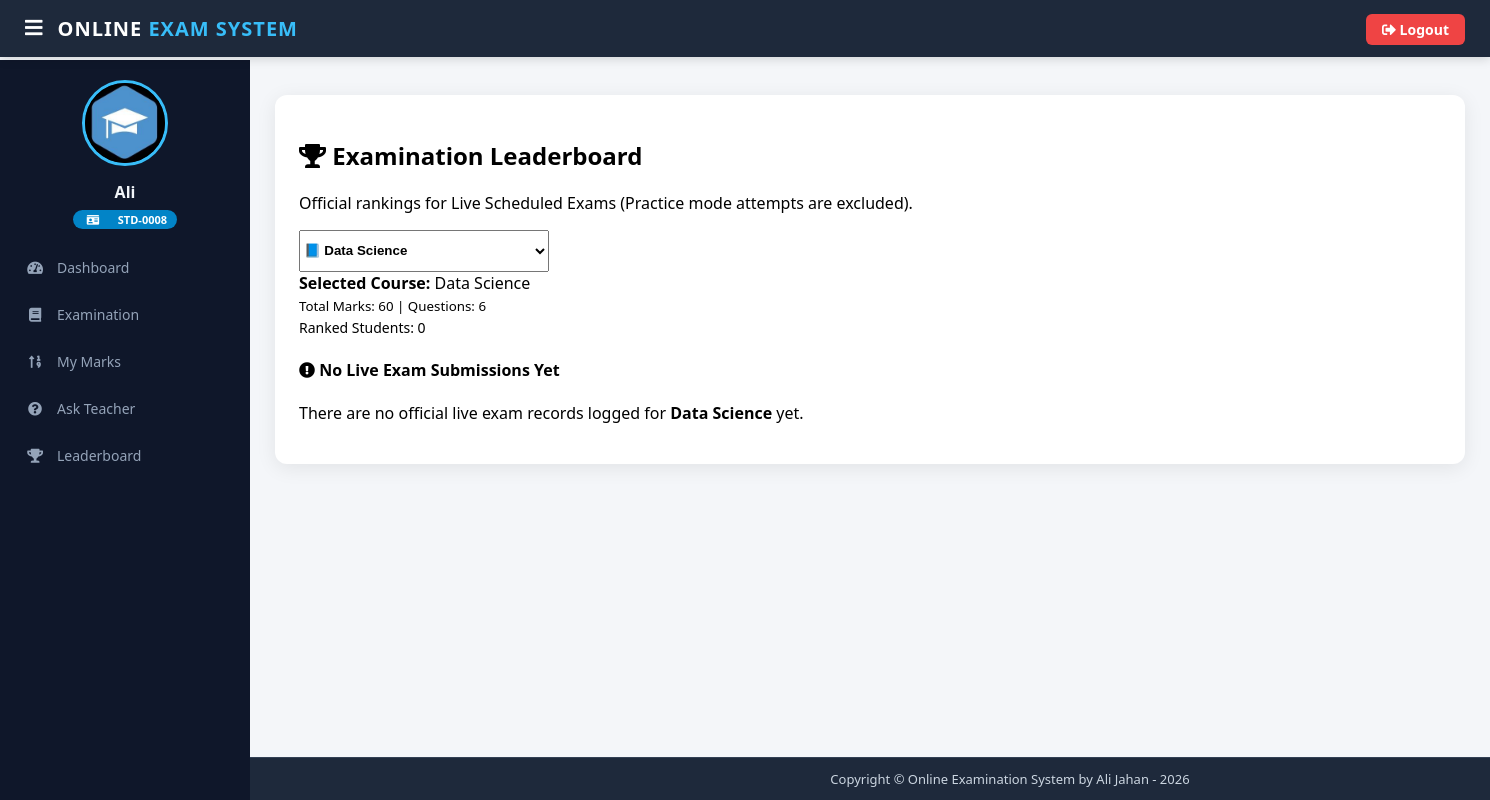
The page /student/leaderboard (signed in) on the database its author committed.
### student/models.py (models this page shows, shortened)
class Student(models.Model):
    user=models.OneToOneField(User,on_delete=models.CASCADE)
    profile_pic= models.ImageField(upload_to='profile_pic/Student/',null=True,blank=True)
    address = models.CharField(max_length=40)
    mobile = models.CharField(max_length=20,null=False)
    @property
    def student_id(self):
        return f"STD-{self.id:04d}"

### exam/models.py (models this page shows, shortened)
class Course(models.Model):
    course_name = models.CharField(max_length=50)
    question_number = models.PositiveIntegerField()
    total_marks = models.PositiveIntegerField()
    start_time = models.DateTimeField(null=True, blank=True)
    end_time = models.DateTimeField(null=True, blank=True)
    result_publish_time = models.DateTimeField(null=True, blank=True)

### student/views.py (the view, shortened to what this page needs)
# urls.py: path('leaderboard', views.leaderboard_view,name='leaderboard'),
@login_required
def leaderboard_view(request, pk=None):
    courses = QMODEL.Course.objects.all()
    selected_course = None
    if pk:
        try:
            selected_course = QMODEL.Course.objects.get(id=pk)
        except QMODEL.Course.DoesNotExist:
            pass
    if not selected_course and courses.exists():
        selected_course = courses.first()
    leaderboard_data = []
    if selected_course:
        results = QMODEL.Result.objects.filter(exam=selected_course, is_practice=False).order_by('-marks', 'date')
        seen_students = set()
        rank = 1
    if request.user.is_superuser or request.user.is_staff:
        base_template = 'exam/adminbase.html'
    elif TMODEL.Teacher.objects.filter(user=request.user).exists():
        base_template = 'teacher/teacherbase.html'
    elif models.Student.objects.filter(user=request.user).exists():
        base_template = 'student/studentbase.html'
    else:
        base_template = 'exam/adminbase.html'
    return render(request, 'student/leaderboard.html', {
        'courses': courses,
        'selected_course': selected_course,
        'leaderboard_data': leaderboard_data,
        'base_template': base_template
    })

### templates/student/leaderboard.html (shortened to what this page needs)
{% extends base_template %}
{% block content %}
{% load static %}
<head>
</head>
<div class="container-fluid px-3 my-2">
  <div class="card-box">
    <div class="d-flex justify-content-between align-items-center mb-4 flex-wrap" style="gap: 15px;">
      <div>
        <h2 style="font-size: 24px; font-weight: bold;"><i class="fas fa-trophy text-warning"></i> Examination Leaderboard</h2>
        <p class="text-muted mb-0">Official rankings for Live Scheduled Exams (Practice mode attempts are excluded).</p>
      </div>
      <div>
        <select class="form-control" style="width: 250px; height: 42px; font-weight: bold;" onchange="location = this.value;">
          {% for c in courses %}
            <option value="/student/leaderboard/{{ c.id }}" {% if selected_course and selected_course.id == c.id %}selected{% endif %}>
              📘 {{ c.course_name }}
            </option>
          {% endfor %}
        </select>
      </div>
    </div>
    {% if selected_course %}
      <div class="alert alert-info d-flex justify-content-between align-items-center mb-4">
        <div>
          <strong>Selected Course:</strong> {{ selected_course.course_name }}<br>
          <small>Total Marks: {{ selected_course.total_marks }} | Questions: {{ selected_course.question_number }}</small>
        </div>
        <span class="badge badge-primary p-2" style="font-size: 14px;">Ranked Students: {{ leaderboard_data|length }}</span>
      </div>
      {% if leaderboard_data %}
        <div class="table-responsive">
          <table class="table table-hover align-middle">
            <thead class="thead-dark">
              <tr>
                <th style="width: 80px;">Rank</th>
                <th>Student</th>
                <th>Score Obtained</th>
                <th>Percentage</th>
                <th>Exam Date</th>
              </tr>
            </thead>
            <tbody>
              {% for item in leaderboard_data %}
              <tr>
                <td>
                  {% if item.rank == 1 %}
                    <div class="rank-badge rank-1" title="Gold Medal - 1st Place">🥇</div>
                  {% elif item.rank == 2 %}
                    <div class="rank-badge rank-2" title="Silver Medal - 2nd Place">🥈</div>
                  {% elif item.rank == 3 %}
                    <div class="rank-badge rank-3" title="Bronze Medal - 3rd Place">🥉</div>
                  {% else %}
                    <div class="rank-badge rank-other">#{{ item.rank }}</div>
                  {% endif %}
                </td>
                <td>
                  <div class="d-flex align-items-center" style="gap: 12px;">
                    {% if item.result.student.profile_pic %}
                      <img src="/static/{{ item.result.student.profile_pic }}" class="student-img" alt="Student Photo">
                    {% else %}
                      <img src="{% static 'image/ali_icon.jpg' %}" class="student-img" alt="Student Photo">
                    {% endif %}
                    <div>
                      <strong style="font-size: 16px;">{{ item.result.student.get_name }}</strong><br>
                      <small class="text-muted"><i class="fas fa-phone"></i> {{ item.result.student.mobile }}</small>
                    </div>
                  </div>
                </td>
                <td>
                  <span class="badge badge-success p-2" style="font-size: 15px;">
                    {{ item.result.marks }} / {{ selected_course.total_marks }}
                  </span>
                </td>
                <td>
                  <strong class="text-primary">
                    {% widthratio item.result.marks selected_course.total_marks 100 %}%
                  </strong>
                </td>
                <td>
                  <small class="text-muted"><i class="far fa-clock"></i> {{ item.result.date|date:"d M Y, h:i A" }}</small>
                </td>
              </tr>
              {% endfor %}
            </tbody>
          </table>
        </div>
      {% else %}
        <div class="alert alert-warning text-center my-4">
          <h4><i class="fas fa-exclamation-circle"></i> No Live Exam Submissions Yet</h4>
          <p class="mb-0">There are no official live exam records logged for <strong>{{ selected_course.course_name }}</strong> yet.</p>
        </div>
      {% endif %}
    {% else %}
      <div class="alert alert-info text-center my-4">
        <h4>No Courses Available</h4>
      </div>
    {% endif %}
  </div>
</div>
{% endblock content %}

### templates/student/studentbase.html (shortened to what this page needs)
<!DOCTYPE html>
{% load static %}
<html lang="en" dir="ltr">
<head>
  <link rel="stylesheet" href="https://cdnjs.cloudflare.com/ajax/libs/font-awesome/5.15.3/css/all.min.css">
</head>
<body>
  <header>
    <div style="display: flex; align-items: center;">
      <label for="check">
        <i class="fas fa-bars" id="sidebar_btn"></i>
      </label>
      <div class="left_area">
        <h3>Online <span>Exam System</span></h3>
      </div>
    </div>
    <div class="right_area">
      <a href="/logout" class="logout_btn"><i class="fas fa-sign-out-alt"></i> Logout</a>
    </div>
  </header>
  <div class="sidebar">
    <center>
      {% if request.user.student.profile_pic %}
        <img src="/static/{{ request.user.student.profile_pic }}" class="profile_image" alt="Student Profile">
      {% else %}
        <img src="{% static "image/ali_icon.jpg" %}" class="profile_image" alt="Student Profile">
      {% endif %}
      <h4>{{ request.user.first_name }}</h4>
      {% if request.user.student %}
        <span class="student-id-badge"><i class="fas fa-id-card"></i> {{ request.user.student.student_id }}</span>
      {% endif %}
    </center>
    <a href="/student/student-dashboard"><i class="fas fa-tachometer-alt"></i><span>Dashboard</span></a>
    <a href="/student/student-exam"><i class="fas fa-book"></i><span>Examination</span></a>
    <a href="/student/student-marks"><i class="fas fa-sort-numeric-up"></i><span>My Marks</span></a>
    <a href="/student/ask-doubt"><i class="fas fa-question-circle"></i><span>Ask Teacher</span></a>
    <a href="/student/leaderboard"><i class="fas fa-trophy"></i><span>Leaderboard</span></a>
  </div>
  <div class="main-body-container">
    <div class="content">
      {% block content %}
      {% endblock content %}
    </div>
    {% include "exam/footer.html" %}
  </div>
</body>
</html>

### templates/student/studentbase.html (style rules this page uses)
a:link { text-decoration: none; }
html, body { height: 100%; margin: 0; padding: 0; font-family: "Poppins", "Segoe UI", sans-serif; background-color: #f4f6f9; }
body { display: flex; flex-direction: column; min-height: 100vh; }
header { position: fixed; top: 0; left: 0; background: #1e293b; padding: 15px 25px; width: 100%; z-index: 1000; display: flex; align-items: center; justify-content: space-between; box-shadow: 0 2px 10px rgba(0,0,0,0.15); box-sizing: border-box; }
.left_area h3 { color: #fff; margin: 0; text-transform: uppercase; font-size: 20px; font-weight: 800; letter-spacing: 1px; }
.left_area span { color: #38bdf8; }
.logout_btn { padding: 6px 16px; background: #ef4444; border-radius: 6px; font-size: 14px; font-weight: 600; color: #fff; transition: all 0.3s ease; text-decoration: none; }
.sidebar { background: #0f172a; margin-top: 60px; padding-top: 20px; position: fixed; left: 0; top: 0; width: 250px; height: calc(100vh - 60px); overflow-y: auto; transition: all 0.3s ease; z-index: 999; }
.sidebar .profile_image { width: 80px; height: 80px; border-radius: 50%; margin-bottom: 10px; border: 3px solid #38bdf8; object-fit: cover; }
.sidebar h4 { color: #f1f5f9; margin-top: 0; margin-bottom: 4px; font-weight: 600; }
.student-id-badge { background: #0284c7; color: #ffffff; font-size: 11px; font-weight: bold; padding: 2px 10px; border-radius: 12px; display: inline-block; margin-bottom: 15px; }
.sidebar a { color: #94a3b8; display: flex; align-items: center; width: 100%; padding: 14px 25px; text-decoration: none; box-sizing: border-box; transition: all 0.3s ease; font-size: 14px; }
.sidebar i { padding-right: 12px; width: 20px; text-align: center; }
label #sidebar_btn { color: #fff; cursor: pointer; font-size: 20px; margin-right: 15px; transition: color 0.3s ease; }
.main-body-container { display: flex; flex-direction: column; min-height: 100vh; width: 100%; }
.content { margin-left: 250px; padding: 85px 25px 30px 25px; flex: 1 0 auto; transition: all 0.3s ease; }

### templates/student/leaderboard.html (style rules this page uses)
.card-box { background: #ffffff; border-radius: 12px; padding: 24px; box-shadow: 0 4px 20px rgba(0,0,0,0.08); margin-top: 10px; }

### rows shown on the page
Course: course_name "Data Science", total_marks "60", question_number "6"

### other values the page prints
{{ request.user.first_name }} "Ali"
{{ request.user.student.student_id }} "STD-0008"
{{ leaderboard_data|length }} "0"
